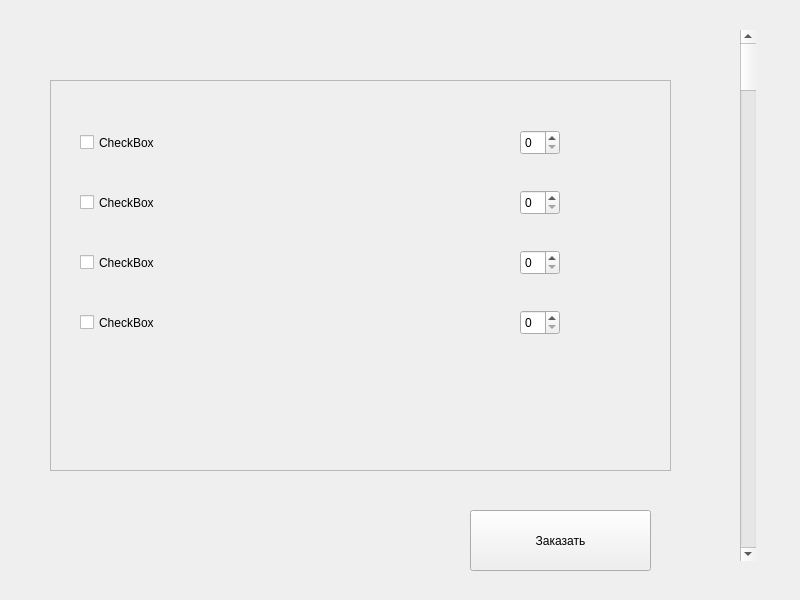
<?xml version="1.0" encoding="UTF-8"?>
<ui version="4.0">
 <class>MainWindow</class>
 <widget class="QMainWindow" name="MainWindow">
  <property name="geometry">
   <rect>
    <x>0</x>
    <y>0</y>
    <width>800</width>
    <height>600</height>
   </rect>
  </property>
  <property name="windowTitle">
   <string>MainWindow</string>
  </property>
  <widget class="QWidget" name="centralwidget">
   <widget class="QScrollBar" name="verticalScrollBar">
    <property name="geometry">
     <rect>
      <x>740</x>
      <y>30</y>
      <width>16</width>
      <height>531</height>
     </rect>
    </property>
    <property name="orientation">
     <enum>Qt::Vertical</enum>
    </property>
   </widget>
   <widget class="QFrame" name="frame">
    <property name="geometry">
     <rect>
      <x>50</x>
      <y>80</y>
      <width>621</width>
      <height>391</height>
     </rect>
    </property>
    <property name="frameShape">
     <enum>QFrame::StyledPanel</enum>
    </property>
    <property name="frameShadow">
     <enum>QFrame::Raised</enum>
    </property>
    <widget class="QCheckBox" name="checkBox">
     <property name="geometry">
      <rect>
       <x>30</x>
       <y>50</y>
       <width>200</width>
       <height>25</height>
      </rect>
     </property>
     <property name="text">
      <string>CheckBox</string>
     </property>
    </widget>
    <widget class="QSpinBox" name="spinBox">
     <property name="geometry">
      <rect>
       <x>470</x>
       <y>50</y>
       <width>40</width>
       <height>25</height>
      </rect>
     </property>
    </widget>
    <widget class="QCheckBox" name="checkBox_2">
     <property name="geometry">
      <rect>
       <x>30</x>
       <y>110</y>
       <width>200</width>
       <height>25</height>
      </rect>
     </property>
     <property name="text">
      <string>CheckBox</string>
     </property>
    </widget>
    <widget class="QSpinBox" name="spinBox_2">
     <property name="geometry">
      <rect>
       <x>470</x>
       <y>110</y>
       <width>40</width>
       <height>25</height>
      </rect>
     </property>
    </widget>
    <widget class="QCheckBox" name="checkBox_3">
     <property name="geometry">
      <rect>
       <x>30</x>
       <y>170</y>
       <width>200</width>
       <height>25</height>
      </rect>
     </property>
     <property name="text">
      <string>CheckBox</string>
     </property>
    </widget>
    <widget class="QSpinBox" name="spinBox_3">
     <property name="geometry">
      <rect>
       <x>470</x>
       <y>170</y>
       <width>40</width>
       <height>25</height>
      </rect>
     </property>
    </widget>
    <widget class="QCheckBox" name="checkBox_4">
     <property name="geometry">
      <rect>
       <x>30</x>
       <y>230</y>
       <width>200</width>
       <height>25</height>
      </rect>
     </property>
     <property name="text">
      <string>CheckBox</string>
     </property>
    </widget>
    <widget class="QSpinBox" name="spinBox_4">
     <property name="geometry">
      <rect>
       <x>470</x>
       <y>230</y>
       <width>40</width>
       <height>25</height>
      </rect>
     </property>
    </widget>
   </widget>
   <widget class="QPushButton" name="pushButton">
    <property name="geometry">
     <rect>
      <x>470</x>
      <y>510</y>
      <width>181</width>
      <height>61</height>
     </rect>
    </property>
    <property name="text">
     <string>Заказать</string>
    </property>
   </widget>
  </widget>
 </widget>
 <resources/>
 <connections/>
</ui>
